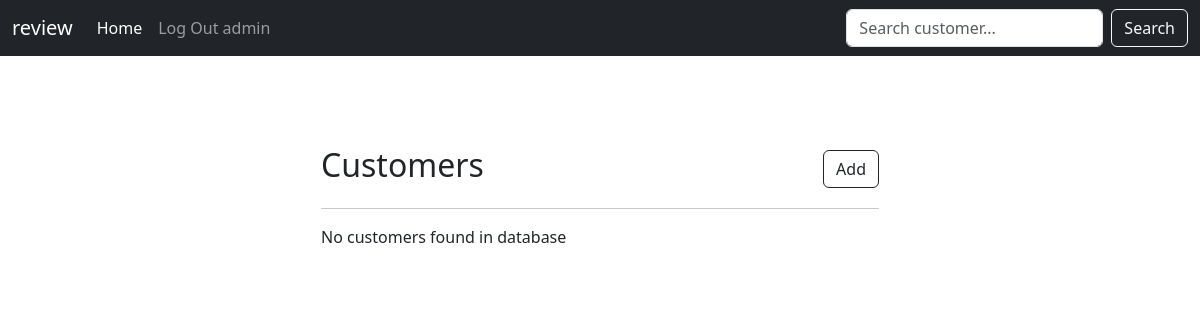
Before: / (signed in) with the older database file.
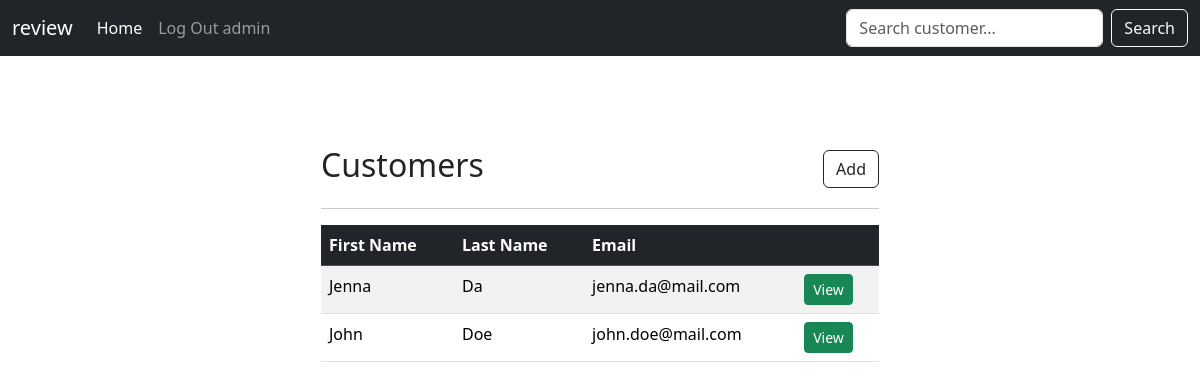
After: the same page with the newer database file.
### my_app/models.py (models this page shows, shortened)
class Customer(models.Model):
    first_name = models.CharField(max_length=100)
    last_name = models.CharField(max_length=100)
    email = models.EmailField()
    address = models.TextField()
    city = models.CharField(max_length=100)
    zipcode = models.CharField(max_length=10)

### my_app/views.py (the view, shortened to what this page needs)
# urls.py: path('', views.home, name='home'),
def home(request):
    customers = Customer.objects.all().order_by('last_name')
    context = {'customers': customers}
    return render(request, 'my_app/home.html', context)

### my_app/templates/my_app/home.html (shortened to what this page needs)
{% extends 'my_app/base.html' %} {% block content %}
<div class="col-md-6 m-auto">
  {% if user.is_authenticated %}
  <div class="d-flex justify-content-between align-items-center">
    <h2>Customers</h2>
    <a href="{% url 'my_app:add_customer' %}" class="btn  btn-outline-dark">Add</a></div>
    <hr />
    {% if customers %}
    <table class="table table-striped table-hover">
      <thead class="table-dark">
        <tr>
          <th scope="col">First Name</th>
          <th scope="col">Last Name</th>
          <th scope="col">Email</th>
          <th scope=""></th>
        </tr>
      </thead>
      <tbody>
        {% for customer in customers %}
        <tr>
          <td>{{ customer.first_name }}</td>
          <td>{{ customer.last_name }}</td>
          <td>{{ customer.email }}</td>
          <td>
            <a
              href="{% url 'my_app:customer_detail' customer.id %}"
              class="btn btn-success btn-sm"
            >
              View
            </a>
          </td>
        </tr>
        {% endfor %}
      </tbody>
    </table>
    {% else %}
    <p>No customers found in database</p>
    {% endif %} {% endif %} {% endblock %}

### my_app/templates/my_app/base.html (shortened to what this page needs)
{% load static %}
<!DOCTYPE html>
<html lang="en">
  <head>
    <link
      rel="stylesheet"
      href="{% static '/style/css/style.css' %}"
      type="text/css"
    />
  </head>
  <body>
    {% include 'my_app/navbar.html' %}
    <div style="height: 70px; margin: 10px 0px">
    </div>
    <div class="container">{% block content %} {% endblock %}</div>
  </body>
</html>

### my_app/templates/my_app/navbar.html (shortened to what this page needs)
<nav class="navbar navbar-expand-lg bg-dark navbar-dark">
  <div class="container-fluid">
    <a class="navbar-brand" href="{% url 'my_app:home' %}">review</a>
    <div class="collapse navbar-collapse" id="navbarSupportedContent">
      <ul class="navbar-nav me-auto mb-2 mb-lg-0">
        <li class="nav-item">
          <a class="nav-link active" aria-current="page" href="{% url 'my_app:home' %}"">Home</a>
        </li>
        {% if user.is_authenticated %}
        <li class="nav-item">
          <a class="nav-link" href="{% url 'my_app:logout' %}">Log Out {{user.username}}</a>
        </li>
        {% endif %}
      </ul>
      {% if user.is_authenticated %}
      <div class="position-relative">
      <form class="d-flex" method="POST" action="{% url 'my_app:search_customer' %}" id="search-customer-form">
        <input class="form-control me-2" type="search" placeholder="Search customer..." id="search-customer-input" aria-label="Search" name="search_customer">
        <button class="btn btn-outline-light" type="submit">Search</button>
      </form>
      </div>
      {% endif %}
    </div>
  </div>
</nav>

Changed rows visible on the page:
added Customer: first_name "Jenna", last_name "Da", email "jenna.da@mail.com"
added Customer: first_name "John", last_name "Doe", email "john.doe@mail.com"
Other visible differences:
text no longer shown: "No customers found in database"
text now shown: "First Name Last Name Email"
